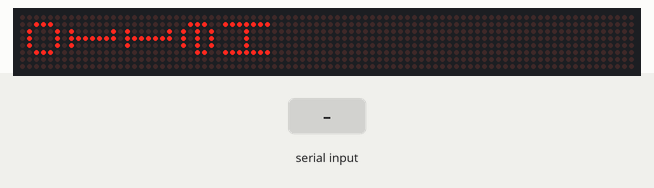
This sketch was run on a simulated Arduino Uno, built with avr-gcc and run on an emulated ATmega328P. Parts: 88×8 LED matrix. The inputs (shaded band) are chosen by the test bench. What the sketch prints to the serial monitor is not drawn.

Above: at 1.2 s.
1.3 s: "1\n" received over Serial
At 10.4 s:
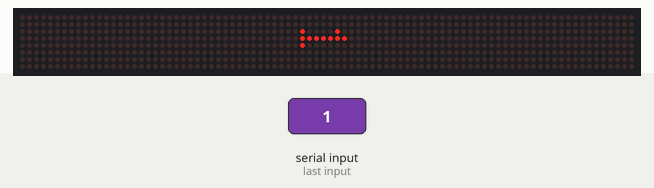
10.7 s: byte 10 ('\n') received over Serial
At 13.3 s:
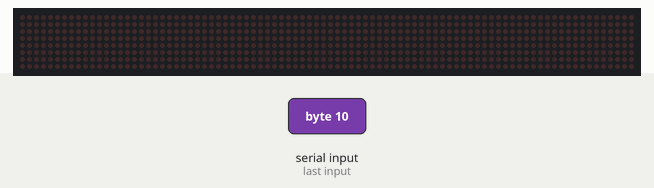
13.9 s: "0\n" received over Serial
At 16.4 s:
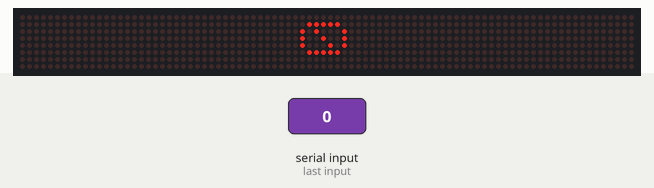
Timing chart, 0 to 17.9 s (numbered marks = the images above; inputs shaded):
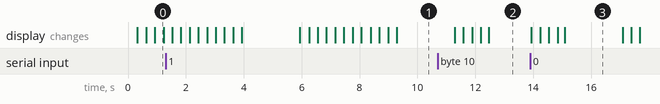

The sketch:

Parola_Scrolling_Vertical.ino
```cpp
// Use the Parola library to scroll text on the display
//
// Demonstrates the use of the scrolling function to display text received
// from the serial interface in a vertical display.
//
// User can enter text on the serial monitor and this will display as a
// scrolling message on the display.
// Speed for the display is controlled by a pot on SPEED_IN analog in.
// Scrolling direction is controlled by a switch on DIRECTION_SET digital in.
// Invert ON/OFF is set by a switch on INVERT_SET digital in.
//
// UISwitch library can be found at https://github.com/MajicDesigns/MD_UISwitch
// MD_MAX72XX library can be found at https://github.com/MajicDesigns/MD_MAX72XX
//

#include <MD_Parola.h>
#include <MD_MAX72xx.h>
#include <SPI.h>
#include "Parola_Fonts_data.h"

// set to 1 if we are implementing the user interface pot, switch, etc
#define USE_UI_CONTROL 0

#if USE_UI_CONTROL
#include <MD_UISwitch.h>
#endif

// Turn on debug statements to the serial output
#define DEBUG 0

#if DEBUG
#define PRINT(s, x) { Serial.print(F(s)); Serial.print(x); }
#define PRINTS(x) Serial.print(F(x))
#define PRINTX(x) Serial.println(x, HEX)
#else
#define PRINT(s, x)
#define PRINTS(x)
#define PRINTX(x)
#endif

// Define the number of devices we have in the chain and the hardware interface
// NOTE: These pin numbers will probably not work with your hardware and may
// need to be adapted
#define HARDWARE_TYPE MD_MAX72XX::PAROLA_HW
#define MAX_DEVICES 11

#define CLK_PIN   13
#define DATA_PIN  11
#define CS_PIN    10

// HARDWARE SPI
MD_Parola P = MD_Parola(HARDWARE_TYPE, CS_PIN, MAX_DEVICES);
// SOFTWARE SPI
//MD_Parola P = MD_Parola(HARDWARE_TYPE, DATA_PIN, CLK_PIN, CS_PIN, MAX_DEVICES);

// Scrolling parameters
#if USE_UI_CONTROL
const uint8_t SPEED_IN = A5;
const uint8_t DIRECTION_SET = 8;  // change the effect
const uint8_t INVERT_SET = 9;     // change the invert

const uint8_t SPEED_DEADBAND = 5;
#endif // USE_UI_CONTROL

uint8_t scrollSpeed = 25;    // default frame delay value
textEffect_t scrollEffect = PA_SCROLL_RIGHT;
textPosition_t scrollAlign = PA_CENTER;
uint16_t scrollPause = 2000; // in milliseconds

// Global message buffers shared by Serial and Scrolling functions
#define	BUF_SIZE	75
char curMessage[BUF_SIZE] = { "" };
char newMessage[BUF_SIZE] = { "Hello! Enter new message?" };
bool newMessageAvailable = true;

#if USE_UI_CONTROL

MD_UISwitch_Digital uiDirection(DIRECTION_SET);
MD_UISwitch_Digital uiInvert(INVERT_SET);

void doUI(void)
{
  // set the speed if it has changed
  {
    int16_t speed = map(analogRead(SPEED_IN), 0, 1023, 10, 150);

    if ((speed >= ((int16_t)P.getSpeed() + SPEED_DEADBAND)) ||
      (speed <= ((int16_t)P.getSpeed() - SPEED_DEADBAND)))
    {
      P.setSpeed(speed);
      scrollSpeed = speed;
      PRINT("\nChanged speed to ", P.getSpeed());
    }
  }

  if (uiDirection.read() == MD_UISwitch::KEY_PRESS) // SCROLL DIRECTION
  {
    PRINTS("\nChanging scroll direction");
    scrollEffect = (scrollEffect == PA_SCROLL_LEFT ? PA_SCROLL_RIGHT : PA_SCROLL_LEFT);
    P.setTextEffect(scrollEffect, scrollEffect);
    P.displayClear();
    P.displayReset();
  }

  if (uiInvert.read() == MD_UISwitch::KEY_PRESS)  // INVERT MODE
  {
    PRINTS("\nChanging invert mode");
    P.setInvert(!P.getInvert());
  }
}
#endif // USE_UI_CONTROL

void readSerial(void)
{
  static char *cp = newMessage;

  while (Serial.available())
  {
    *cp = (char)Serial.read();
    if ((*cp == '\n') || (cp - newMessage >= BUF_SIZE-2)) // end of message character or full buffer
    {
      *cp = '\0'; // end the string
      // restart the index for next filling spree and flag we have a message waiting
      cp = newMessage;
      newMessageAvailable = true;
    }
    else  // move char pointer to next position
      cp++;
  }
}

void setup()
{
  Serial.begin(57600);
  Serial.print("\n[Parola Scrolling Display]\nType a message for the scrolling display\nEnd message line with a newline");

#if USE_UI_CONTROL
  uiDirection.begin();
  uiInvert.begin();
  pinMode(SPEED_IN, INPUT);

  doUI();
#endif // USE_UI_CONTROL

  P.begin();
  P.setFont(_fontVertical);
  P.displayText(curMessage, scrollAlign, scrollSpeed, scrollPause, scrollEffect, scrollEffect);
}

void loop()
{
#if USE_UI_CONTROL
  doUI();
#endif // USE_UI_CONTROL

  if (P.displayAnimate())
  {
    if (newMessageAvailable)
    {
      strrev(newMessage);   // reverse the string for proper display order
      strcpy(curMessage, newMessage);
      newMessageAvailable = false;
    }
    P.displayReset();
  }

  readSerial();
}
```

Source omitted: a_Fonts_data.h (data table, 12343 bytes)

Measured:
- after the input at 1.3 s, the display: first differs from a run without the input after 7.1 s (image 1 shows a later state)
- after the input at 13.9 s, the display: first changes at once (image 3 shows a later state)
